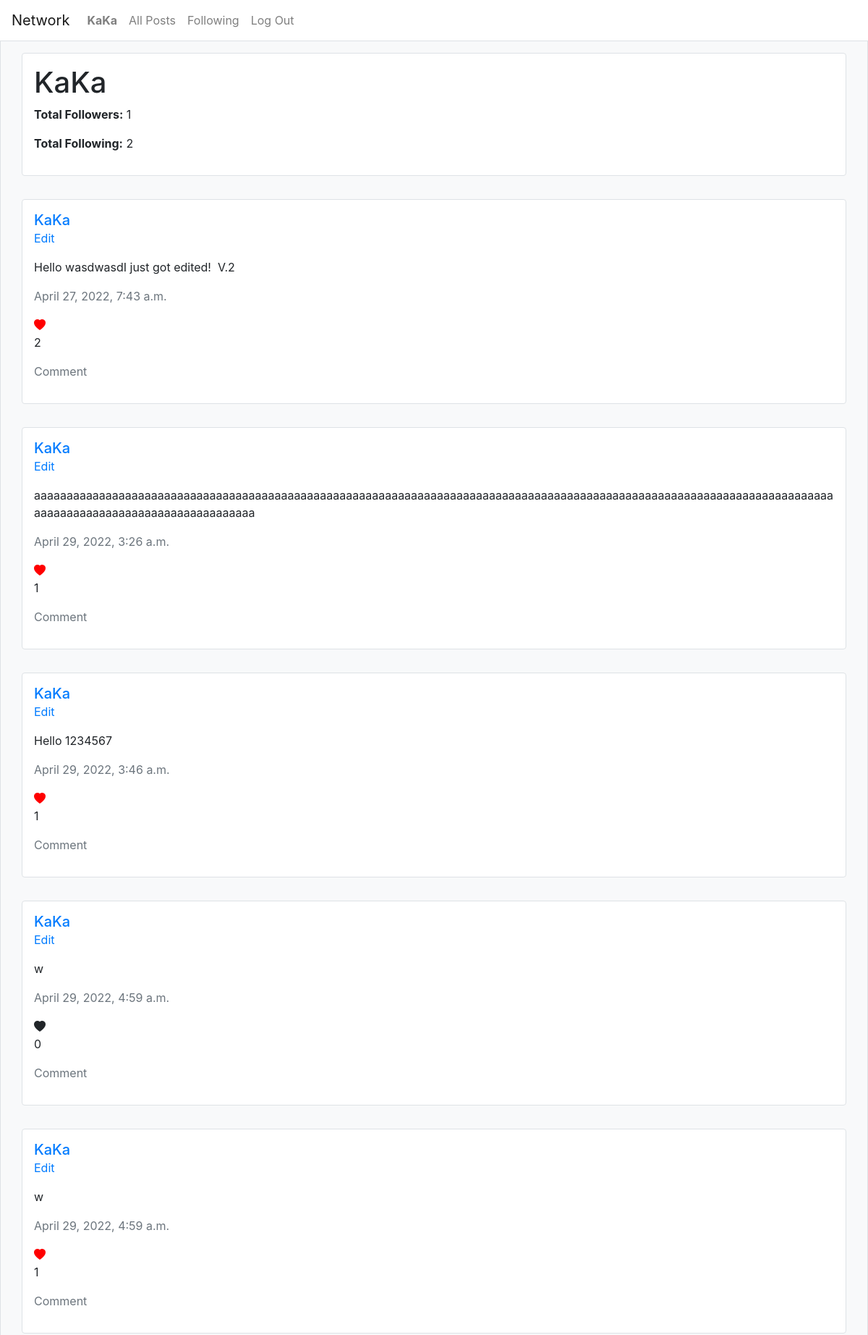
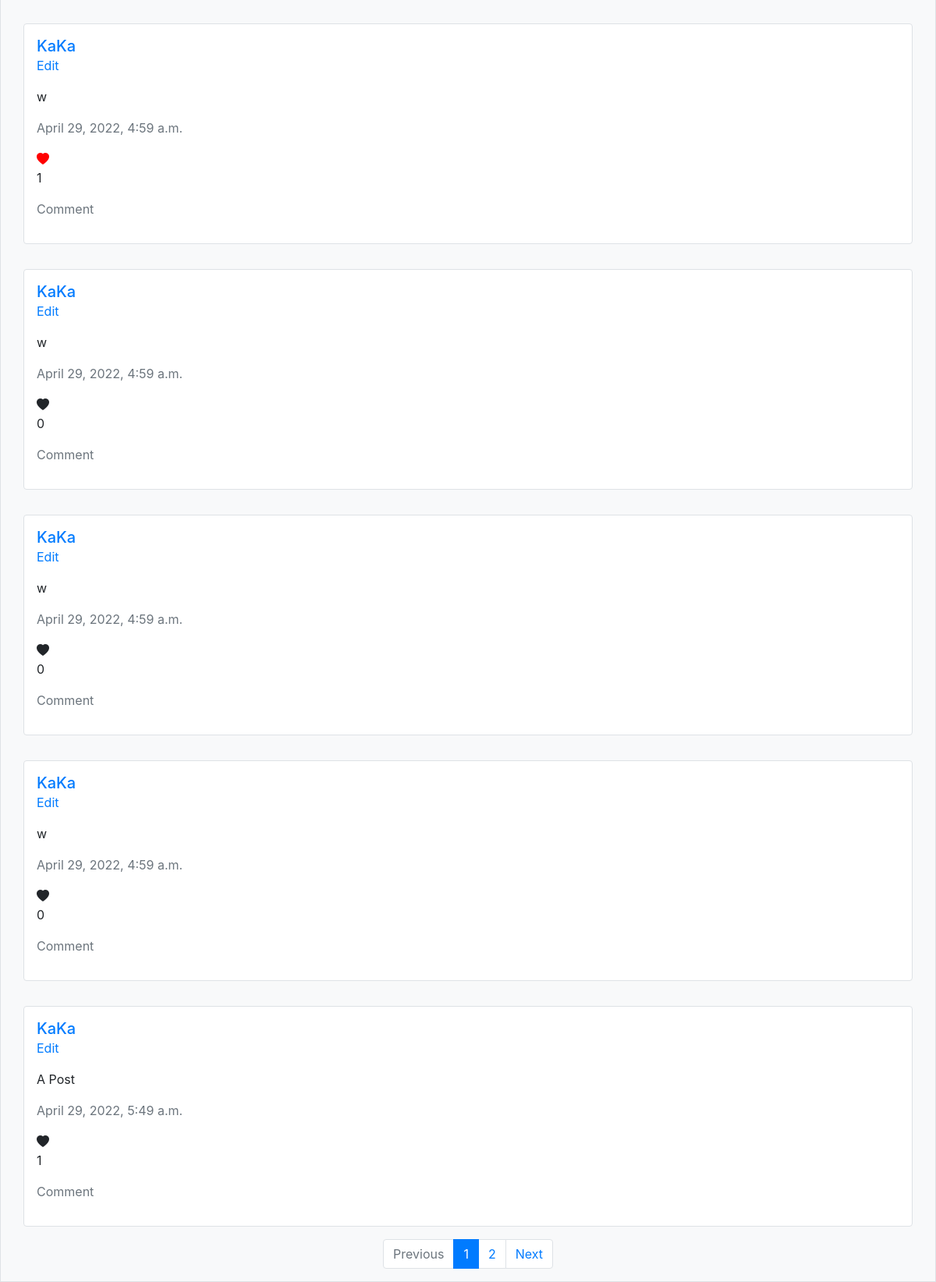
Page /profile/7 (signed in) on the committed database (2 pictures, top to bottom).
### network/models.py (models this page shows, shortened)
class User(AbstractUser):
    following = models.ManyToManyField(
        "self", null=True, blank=True, symmetrical=False, related_name="follower")
    liked_post = models.ManyToManyField(
        "Post", null=True, blank=True, related_name="liked_user")
    liked_comment = models.ManyToManyField(
        "Comment", null=True, blank=True, related_name="liked_user")
    @property
    def total_followers(self):
        return User.objects.filter(following=self).count()
    @property
    def total_following(self):
        return self.following.count()

class BaseModel(models.Model):
    content = models.TextField()
    likes = models.PositiveIntegerField(default=0)
    date_created = models.DateTimeField(auto_now_add=True)
    class Meta:
        abstract = True

class Post(BaseModel):
    author = models.ForeignKey(
        settings.AUTH_USER_MODEL, null=True, on_delete=models.SET_NULL, related_name="post")

### network/views.py (the view)
def profile_view(request, user_id):
    try:
        user_data = User.objects.get(pk=user_id)
    except:
        return HttpResponseRedirect(reverse("error"))
    if not request.user.is_authenticated:
        is_following = False
    else:
        is_following = request.user.following.filter(id=user_data.id).exists()
    posts = Post.objects.filter(author=user_data)
    paginator = Paginator(posts, 10)
    page_number = request.GET.get("pnum", 1)
    page_obj = paginator.get_page(page_number)
    if request.user.is_authenticated:
        for obj in page_obj:
            obj.is_liked = request.user.liked_post.filter(pk=obj.id).exists()
    return render(request, "network/profile.html", {
        "user_data": user_data,
        "is_following": is_following,
        "page_obj": page_obj,
        "name": "profile"
    })

### network/templates/network/profile.html (shortened to what this page needs)
{% extends "network/layout.html" %}
{% load static %}
{% block body %}
    <div class="container my-3 p-3 rounded border border-1 bg-white">
        <h1 id="profile-name">{{ user_data.username }}</h1>
        <p>
            <b>Total Followers:</b>
            <span id="total-followers">{{ user_data.total_followers }}</span>
        </p>
        <p>
            <b>Total Following:</b>
            <span id="total-following">{{ user_data.total_following }}</span>
        </p>
    </div>
    {% include "network/content.html" %}
{% endblock %}

### network/templates/network/layout.html (shortened to what this page needs)
{% load static %}
<!DOCTYPE html>
<html lang="en">
    <head>
        <link rel="stylesheet" type="text/css" href="{% static 'network/styles.css' %}?{% now 'U' %}" >
        <link rel="stylesheet" href="https://stackpath.bootstrapcdn.com/bootstrap/4.4.1/css/bootstrap.min.css">
        <link rel="stylesheet" href="https://cdn.jsdelivr.net/npm/bootstrap-icons@1.8.1/font/bootstrap-icons.css">
    </head>
    <body class="bg-light">
        <nav class="navbar navbar-expand-lg navbar-light bg-white">
            <a class="navbar-brand" href="#">Network</a>
            <div>
              <ul class="navbar-nav mr-auto">
                {% if user.is_authenticated %}
                    <li class="nav-item">
                        <a class="nav-link" href="{% url 'profile' user.id %}"><strong>{{ user.username }}</strong></a>
                    </li>
                {% endif %}
                <li class="nav-item">
                  <a class="nav-link" href="{% url 'index' %}">All Posts</a>
                </li>
                {% if user.is_authenticated %}
                    <li class="nav-item">
                        <a class="nav-link" href="{% url 'following' %}">Following</a>
                    </li>
                    <li class="nav-item">
                        <a class="nav-link" href="{% url 'logout' %}">Log Out</a>
                    </li>
                {% endif %}
              </ul>
            </div>
          </nav>
        <div class="body d-flex flex-column align-items-center border border-1">
            {% block body %}
            {% endblock %}
        </div>
    </body>
</html>

### network/templates/network/content.html
{% for post in page_obj %}
    <div class="container my-3 p-3 rounded border border-1 bg-white">
        <a href="{% url 'profile' post.author.id %}" class="h5">{{ post.author.username }}</a>
        <div class="content-container" data-id="{{ post.id }}">
            {% if post.author == request.user %}
                <p class="edit-post-btn text-primary">Edit</p>
            {% endif %}
            <p class="content">{{ post.content }}</p>
        </div>
        <p class="date-created text-muted">{{ post.date_created }}</p>
        {% if post.is_liked %}
            <i class="like-post-btn bi bi-heart-fill" style="color: red" data-id="{{ post.id }}"></i>
        {% else %}
            <i class="like-post-btn bi bi-heart-fill" data-id="{{ post.id }}"></i>
        {% endif %}
        <p class="like-count">{{ post.likes }}</p>
        <p class="comment text-muted" data-id="{{ post.id }}">Comment</p>
    </div>
{% empty %}
    <h1>No post yet.</h1>
{% endfor %}
<nav aria-label="Page navigation">
    <ul class="pagination">
        {% if page_obj.has_previous %}
            <li class="page-item"><a class="page-link" href="?pnum={{ page_obj.previous_page_number }}">Previous</a></li>
        {% else %}
            <li class="page-item disabled"><a class="page-link" href="#">Previous</a></li>
        {% endif %}
        {% for i in page_obj.paginator.page_range %}
            {% if i <= page_obj.number|add:2 and i >= page_obj.number|add:-2 %}
                {% if i == page_obj.number %}
                    <li class="page-item active"><a class="page-link" href="?pnum={{ i }}">{{ i }}</a></li>
                {% else %}
                    <li class="page-item"><a class="page-link" href="?pnum={{ i }}">{{ i }}</a></li>
                {% endif %}
            {% endif %}
        {% endfor %}
        {% if page_obj.has_next %}
            <li class="page-item"><a class="page-link" href="?pnum={{ page_obj.next_page_number }}">Next</a></li>
        {% else %}
            <li class="page-item disabled"><a class="page-link" href="#">Next</a></li>
        {% endif %}
    </ul>
</nav>

### network/static/network/styles.css (style rules this page uses)
.content { word-wrap: break-word; white-space: pre-wrap; word-break: break-word; }
.like-post-btn, .like-comment-btn, .edit-post-btn, .comment { user-select: none; cursor: pointer; }

### rows in the picture
User: username "KaKa", total_followers "1", total_following "2"
Post: author.username "KaKa", shows "Edit", content "Hello wasdwasdI just got edited! V.2", date_created "April 27, 2022, 7:43 a.m.", likes "2"
Post: author.username "KaKa", shows "Edit", content "aaaaaaaaaaaaaaaaaaaaaaaaaaaaaaaaaaaaaaaaaaaaaaaaaaaaaaaaaaaaaaaaaaaaaaaaaaaaaaaaaaaaaaaaaaaaaaaaaaaaaaaaaaaaaaaaaaaaaaaaaaaaaaaaaaaaaaaaaaaaaaaaaaaaaaaaaaaaa", date_created "April 29, 2022, 3:26 a.m.", likes "1"
Post: author.username "KaKa", shows "Edit", content "Hello 1234567", date_created "April 29, 2022, 3:46 a.m.", likes "1"
Post: author.username "KaKa", shows "Edit", content "w", date_created "April 29, 2022, 4:59 a.m.", likes "0"
Post: author.username "KaKa", shows "Edit", content "w", date_created "April 29, 2022, 4:59 a.m.", likes "1"
Post: author.username "KaKa", shows "Edit", content "w", date_created "April 29, 2022, 4:59 a.m.", likes "1"
Post: author.username "KaKa", shows "Edit", content "w", date_created "April 29, 2022, 4:59 a.m.", likes "0"
Post: author.username "KaKa", shows "Edit", content "w", date_created "April 29, 2022, 4:59 a.m.", likes "0"
Post: author.username "KaKa", shows "Edit", content "w", date_created "April 29, 2022, 4:59 a.m.", likes "0"
Post: author.username "KaKa", shows "Edit", content "A Post", date_created "April 29, 2022, 5:49 a.m.", likes "1"

### other values in the picture
{{ i }} "1"
{{ i }} "2"
